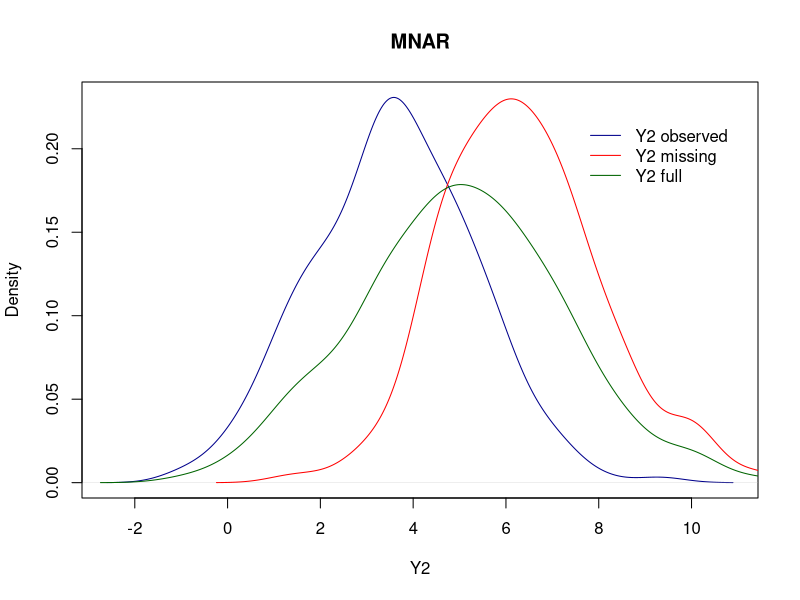
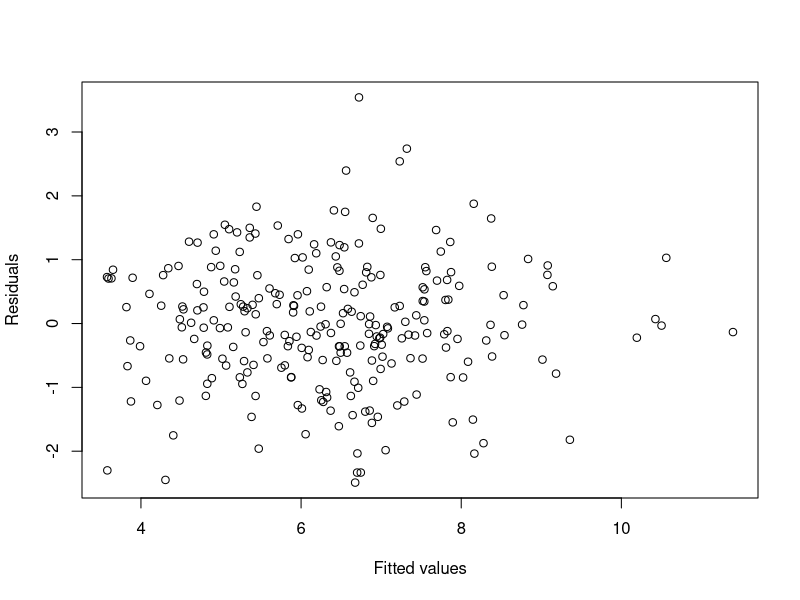
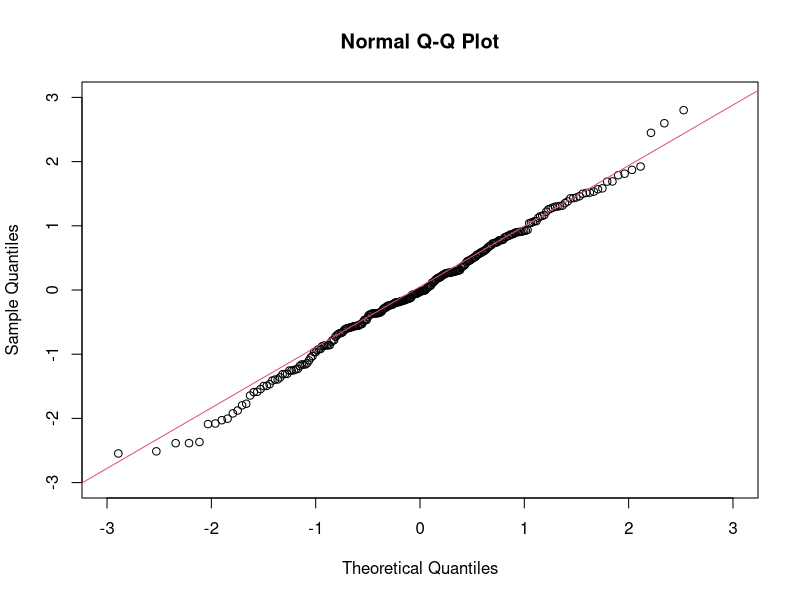
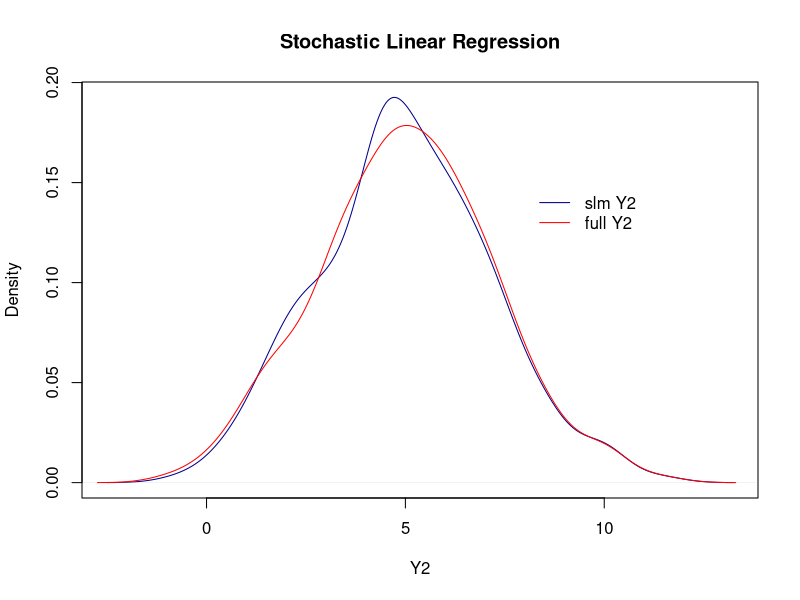

Reproduce these figures in R, in order.
## ---- chunk 1
require(MASS)
## ---- chunk 2
set.seed(1903)
rows = 500
z1 = rnorm(rows)
z2 = rnorm(rows)
z3 = rnorm(rows)

y1 = 1 + z1
y2 = 5 + 2*z1 + z2
df = data.frame("Y1"=y1, "Y2"=y2)

df_1 = df
a=2;b=0
y2_rule = a*(y1-1) + b*(y2-5) + z3 < 0

y2_obs = y2[y2_rule]
y2_miss = y2[!y2_rule]

for(i in 1:rows){
  if(y2_rule[i]){
    df_1$Y2[i] = NA
  }
}

plot(density(y2_obs), col="darkblue", xlab="Y2", main="MNAR")
lines(density(y2_miss), col = "red")
lines(density(df$Y2), col = "darkgreen")
legend(7.5,0.22,legend = c("Y2 observed", "Y2 missing", "Y2 full"), 
       col = c("darkblue", "red", "darkgreen"),
       lty=c(1,1,1),
       bty="n")
## ---- chunk 3
fit = lm(df_1$Y2 ~ Y1, data = df_1)
# checking for correlation between Y2 and residuals
plot(fit$fitted.values, residuals(fit), xlab = "Fitted values", ylab = "Residuals")
# checking for irregularities in the distribution of residuals
qqnorm(rstandard(fit), xlim = c(-3, 3), ylim = c(-3, 3))
qqline(rstandard(fit), col = 2)
summary(fit)
## ---- chunk 4
df_2 = df_1
predicted_slm = predict(fit, newdata = df_1) + rnorm(nrow(df_1), 0, sigma(fit))
df_2$Y2 = ifelse(is.na(df_2$Y2), predicted_slm, df_2$Y2)

plot(density(df_2$Y2), col="darkblue", xlab="Y2", main="Stochastic Linear Regression")
lines(density(df$Y2), col = "red")
legend(8,0.15,legend = c("slm Y2", "full Y2"), 
       col = c("darkblue", "red"),
       lty=c(1,1),
       bty="n")
